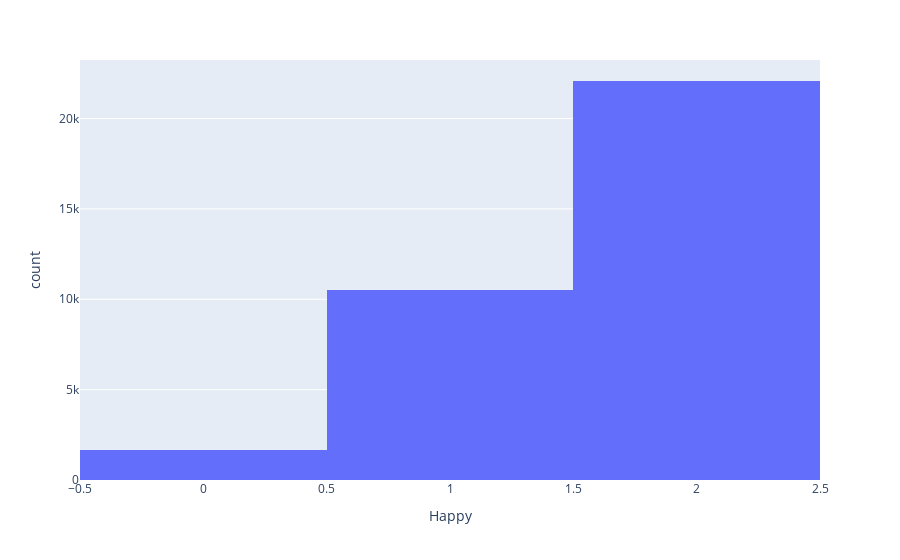

Write notebook code for a chart like this one.
### Code cell
px.histogram(gfw, x="Happy")

### Figure 1 — Plotly figure (JSON) as saved in the notebook; plotly's stock layout.template omitted (floating-point values rounded to 4 significant figures; data arrays with more than 128 entries replaced by an {"elided": "..."} marker saying what was removed)
{"data": [{"bingroup": "x", "hovertemplate": "Happy=%{x}<br>count=%{y}<extra></extra>", "legendgroup": "", "marker": {"color": "#636efa", "pattern": {"shape": ""}}, "name": "", "orientation": "v", "showlegend": false, "type": "histogram", "x": {"elided": "34288 int values"}, "xaxis": "x", "yaxis": "y"}], "layout": {"barmode": "relative", "legend": {"tracegroupgap": 0}, "margin": {"t": 60}, "xaxis": {"anchor": "y", "domain": [0, 1], "title": {"text": "Happy"}}, "yaxis": {"anchor": "x", "domain": [0, 1], "title": {"text": "count"}}}}
